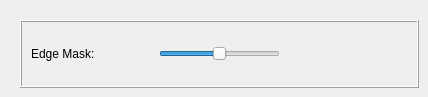
          <widget class="QWidget" name="tab_7">
           <attribute name="title">
            <string>Edge Mask</string>
           </attribute>
           <widget class="QFrame" name="frame_Edge_Mask">
            <property name="geometry">
             <rect>
              <x>20</x>
              <y>20</y>
              <width>399</width>
              <height>68</height>
             </rect>
            </property>
            <property name="frameShape">
             <enum>QFrame::Box</enum>
            </property>
            <property name="frameShadow">
             <enum>QFrame::Raised</enum>
            </property>
            <layout class="QHBoxLayout" name="horizontalLayout_42">
             <item>
              <widget class="QLabel" name="label_Edge_Mask">
               <property name="text">
                <string>Edge Mask:</string>
               </property>
              </widget>
             </item>
             <item>
              <widget class="QSlider" name="horizontalSlider_Edge_Mask">
               <property name="sizePolicy">
                <sizepolicy hsizetype="Minimum" vsizetype="Fixed">
                 <horstretch>0</horstretch>
                 <verstretch>0</verstretch>
                </sizepolicy>
               </property>
               <property name="minimum">
                <number>0</number>
               </property>
               <property name="maximum">
                <number>10</number>
               </property>
               <property name="pageStep">
                <number>1</number>
               </property>
               <property name="value">
                <number>5</number>
               </property>
               <property name="orientation">
                <enum>Qt::Horizontal</enum>
               </property>
              </widget>
             </item>
             <item alignment="Qt::AlignHCenter">
              <widget class="QLabel" name="label_var_Edge_Mask">
               <property name="text">
                <string/>
               </property>
              </widget>
             </item>
            </layout>
           </widget>
          </widget>
